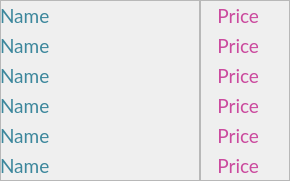
   <widget class="QFrame" name="frame_15">
    <property name="geometry">
     <rect>
      <x>690</x>
      <y>310</y>
      <width>290</width>
      <height>181</height>
     </rect>
    </property>
    <property name="font">
     <font>
      <family>Lato</family>
      <pointsize>14</pointsize>
      <weight>50</weight>
      <italic>false</italic>
      <bold>false</bold>
     </font>
    </property>
    <property name="styleSheet">
     <string notr="true">font: 14pt &quot;Lato&quot;;</string>
    </property>
    <property name="frameShape">
     <enum>QFrame::StyledPanel</enum>
    </property>
    <property name="frameShadow">
     <enum>QFrame::Raised</enum>
    </property>
    <widget class="QFrame" name="frame_16">
     <property name="geometry">
      <rect>
       <x>0</x>
       <y>0</y>
       <width>201</width>
       <height>181</height>
      </rect>
     </property>
     <property name="font">
      <font>
       <family>Lato</family>
       <pointsize>14</pointsize>
       <weight>50</weight>
       <italic>false</italic>
       <bold>false</bold>
      </font>
     </property>
     <property name="styleSheet">
      <string notr="true">color: rgba(60, 135, 156, 1);</string>
     </property>
     <property name="frameShape">
      <enum>QFrame::StyledPanel</enum>
     </property>
     <property name="frameShadow">
      <enum>QFrame::Raised</enum>
     </property>
     <widget class="QLabel" name="name_31">
      <property name="geometry">
       <rect>
        <x>0</x>
        <y>0</y>
        <width>201</width>
        <height>31</height>
       </rect>
      </property>
      <property name="font">
       <font>
        <family>Lato</family>
        <pointsize>14</pointsize>
        <weight>50</weight>
        <italic>false</italic>
        <bold>false</bold>
       </font>
      </property>
      <property name="text">
       <string>Name</string>
      </property>
     </widget>
     <widget class="QLabel" name="name_32">
      <property name="geometry">
       <rect>
        <x>0</x>
        <y>30</y>
        <width>201</width>
        <height>31</height>
       </rect>
      </property>
      <property name="font">
       <font>
        <family>Lato</family>
        <pointsize>14</pointsize>
        <weight>50</weight>
        <italic>false</italic>
        <bold>false</bold>
       </font>
      </property>
      <property name="text">
       <string>Name</string>
      </property>
     </widget>
     <widget class="QLabel" name="name_34">
      <property name="geometry">
       <rect>
        <x>0</x>
        <y>90</y>
        <width>201</width>
        <height>31</height>
       </rect>
      </property>
      <property name="font">
       <font>
        <family>Lato</family>
        <pointsize>14</pointsize>
        <weight>50</weight>
        <italic>false</italic>
        <bold>false</bold>
       </font>
      </property>
      <property name="text">
       <string>Name</string>
      </property>
     </widget>
     <widget class="QLabel" name="name_33">
      <property name="geometry">
       <rect>
        <x>0</x>
        <y>60</y>
        <width>201</width>
        <height>31</height>
       </rect>
      </property>
      <property name="font">
       <font>
        <family>Lato</family>
        <pointsize>14</pointsize>
        <weight>50</weight>
        <italic>false</italic>
        <bold>false</bold>
       </font>
      </property>
      <property name="text">
       <string>Name</string>
      </property>
     </widget>
     <widget class="QLabel" name="name_36">
      <property name="geometry">
       <rect>
        <x>0</x>
        <y>150</y>
        <width>201</width>
        <height>31</height>
       </rect>
      </property>
      <property name="font">
       <font>
        <family>Lato</family>
        <pointsize>14</pointsize>
        <weight>50</weight>
        <italic>false</italic>
        <bold>false</bold>
       </font>
      </property>
      <property name="text">
       <string>Name</string>
      </property>
     </widget>
     <widget class="QLabel" name="name_35">
      <property name="geometry">
       <rect>
        <x>0</x>
        <y>120</y>
        <width>201</width>
        <height>31</height>
       </rect>
      </property>
      <property name="font">
       <font>
        <family>Lato</family>
        <pointsize>14</pointsize>
        <weight>50</weight>
        <italic>false</italic>
        <bold>false</bold>
       </font>
      </property>
      <property name="text">
       <string>Name</string>
      </property>
     </widget>
    </widget>
    <widget class="QFrame" name="frame_17">
     <property name="geometry">
      <rect>
       <x>199</x>
       <y>0</y>
       <width>91</width>
       <height>181</height>
      </rect>
     </property>
     <property name="font">
      <font>
       <family>Lato</family>
       <pointsize>14</pointsize>
       <weight>50</weight>
       <italic>false</italic>
       <bold>false</bold>
      </font>
     </property>
     <property name="layoutDirection">
      <enum>Qt::RightToLeft</enum>
     </property>
     <property name="styleSheet">
      <string notr="true">color: rgba(203, 74, 158, 1);</string>
     </property>
     <property name="frameShape">
      <enum>QFrame::StyledPanel</enum>
     </property>
     <property name="frameShadow">
      <enum>QFrame::Raised</enum>
     </property>
     <widget class="QLabel" name="price_31">
      <property name="geometry">
       <rect>
        <x>0</x>
        <y>0</y>
        <width>60</width>
        <height>31</height>
       </rect>
      </property>
      <property name="font">
       <font>
        <family>Lato</family>
        <pointsize>14</pointsize>
        <weight>50</weight>
        <italic>false</italic>
        <bold>false</bold>
       </font>
      </property>
      <property name="text">
       <string>Price</string>
      </property>
      <property name="alignment">
       <set>Qt::AlignRight|Qt::AlignTrailing|Qt::AlignVCenter</set>
      </property>
     </widget>
     <widget class="QLabel" name="label_111">
      <property name="geometry">
       <rect>
        <x>60</x>
        <y>0</y>
        <width>32</width>
        <height>32</height>
       </rect>
      </property>
      <property name="styleSheet">
       <string notr="true">border-image: url(:/newPrefix/PlatIcon.png);</string>
      </property>
      <property name="text">
       <string/>
      </property>
     </widget>
     <widget class="QLabel" name="label_112">
      <property name="geometry">
       <rect>
        <x>60</x>
        <y>30</y>
        <width>32</width>
        <height>32</height>
       </rect>
      </property>
      <property name="styleSheet">
       <string notr="true">border-image: url(:/newPrefix/PlatIcon.png);</string>
      </property>
      <property name="text">
       <string/>
      </property>
     </widget>
     <widget class="QLabel" name="price_32">
      <property name="geometry">
       <rect>
        <x>0</x>
        <y>30</y>
        <width>60</width>
        <height>31</height>
       </rect>
      </property>
      <property name="font">
       <font>
        <family>Lato</family>
        <pointsize>14</pointsize>
        <weight>50</weight>
        <italic>false</italic>
        <bold>false</bold>
       </font>
      </property>
      <property name="text">
       <string>Price</string>
      </property>
      <property name="alignment">
       <set>Qt::AlignRight|Qt::AlignTrailing|Qt::AlignVCenter</set>
      </property>
     </widget>
     <widget class="QLabel" name="price_34">
      <property name="geometry">
       <rect>
        <x>0</x>
        <y>90</y>
        <width>60</width>
        <height>31</height>
       </rect>
      </property>
      <property name="font">
       <font>
        <family>Lato</family>
        <pointsize>14</pointsize>
        <weight>50</weight>
        <italic>false</italic>
        <bold>false</bold>
       </font>
      </property>
      <property name="text">
       <string>Price</string>
      </property>
      <property name="alignment">
       <set>Qt::AlignRight|Qt::AlignTrailing|Qt::AlignVCenter</set>
      </property>
     </widget>
     <widget class="QLabel" name="label_115">
      <property name="geometry">
       <rect>
        <x>60</x>
        <y>60</y>
        <width>32</width>
        <height>32</height>
       </rect>
      </property>
      <property name="styleSheet">
       <string notr="true">border-image: url(:/newPrefix/PlatIcon.png);</string>
      </property>
      <property name="text">
       <string/>
      </property>
     </widget>
     <widget class="QLabel" name="label_116">
      <property name="geometry">
       <rect>
        <x>60</x>
        <y>90</y>
        <width>32</width>
        <height>32</height>
       </rect>
      </property>
      <property name="styleSheet">
       <string notr="true">border-image: url(:/newPrefix/PlatIcon.png);</string>
      </property>
      <property name="text">
       <string/>
      </property>
     </widget>
     <widget class="QLabel" name="price_33">
      <property name="geometry">
       <rect>
        <x>0</x>
        <y>60</y>
        <width>60</width>
        <height>31</height>
       </rect>
      </property>
      <property name="font">
       <font>
        <family>Lato</family>
        <pointsize>14</pointsize>
        <weight>50</weight>
        <italic>false</italic>
        <bold>false</bold>
       </font>
      </property>
      <property name="text">
       <string>Price</string>
      </property>
      <property name="alignment">
       <set>Qt::AlignRight|Qt::AlignTrailing|Qt::AlignVCenter</set>
      </property>
     </widget>
     <widget class="QLabel" name="price_36">
      <property name="geometry">
       <rect>
        <x>0</x>
        <y>150</y>
        <width>60</width>
        <height>31</height>
       </rect>
      </property>
      <property name="font">
       <font>
        <family>Lato</family>
        <pointsize>14</pointsize>
        <weight>50</weight>
        <italic>false</italic>
        <bold>false</bold>
       </font>
      </property>
      <property name="text">
       <string>Price</string>
      </property>
      <property name="alignment">
       <set>Qt::AlignRight|Qt::AlignTrailing|Qt::AlignVCenter</set>
      </property>
     </widget>
     <widget class="QLabel" name="label_119">
      <property name="geometry">
       <rect>
        <x>60</x>
        <y>120</y>
        <width>32</width>
        <height>32</height>
       </rect>
      </property>
      <property name="styleSheet">
       <string notr="true">border-image: url(:/newPrefix/PlatIcon.png);</string>
      </property>
      <property name="text">
       <string/>
      </property>
     </widget>
     <widget class="QLabel" name="label_120">
      <property name="geometry">
       <rect>
        <x>60</x>
        <y>150</y>
        <width>32</width>
        <height>32</height>
       </rect>
      </property>
      <property name="styleSheet">
       <string notr="true">border-image: url(:/newPrefix/PlatIcon.png);</string>
      </property>
      <property name="text">
       <string/>
      </property>
     </widget>
     <widget class="QLabel" name="price_35">
      <property name="geometry">
       <rect>
        <x>0</x>
        <y>120</y>
        <width>60</width>
        <height>31</height>
       </rect>
      </property>
      <property name="font">
       <font>
        <family>Lato</family>
        <pointsize>14</pointsize>
        <weight>50</weight>
        <italic>false</italic>
        <bold>false</bold>
       </font>
      </property>
      <property name="text">
       <string>Price</string>
      </property>
      <property name="alignment">
       <set>Qt::AlignRight|Qt::AlignTrailing|Qt::AlignVCenter</set>
      </property>
     </widget>
    </widget>
   </widget>
